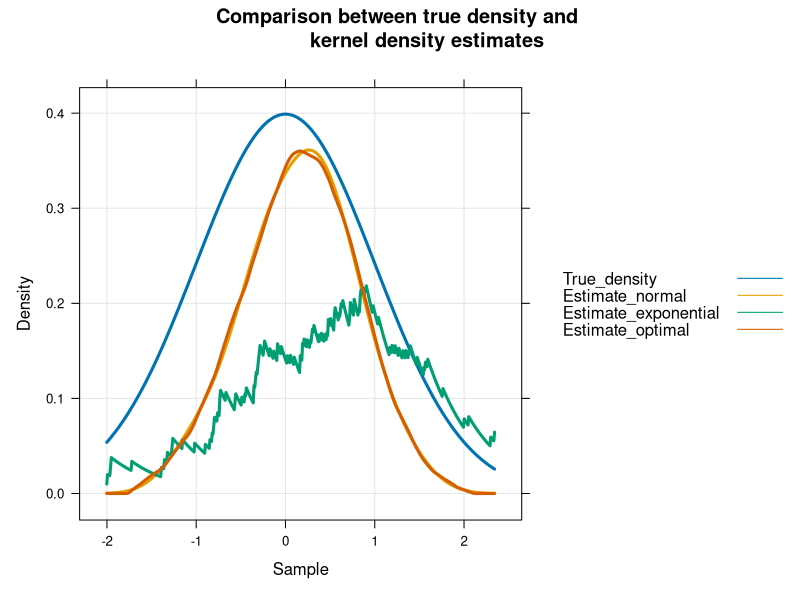
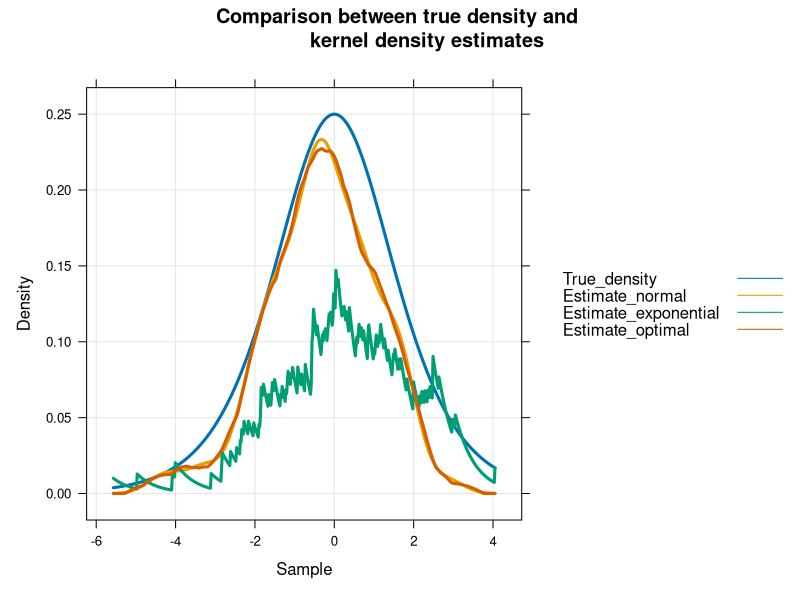

The R source for these figures, in order:
library(lattice)

`%c%` <- function(x, y) paste(x, y, sep = "")

#size: sample size
#h: bandwidth
kde=function(size, h, dist='norm')
{
  #create sampling and density functions
  rdist = get('r' %c% dist)
  ddist = get('d' %c% dist)
  #draw sample
  sample = rdist(size)
  #data points
  data.points = seq(min(sample),max(sample),length=512)
  #gausian kernel estimation
  Estimate_normal = density(sample,bw=h,kernel = "gaussian")$y
  #optimal kernel estimation
  Estimate_optimal = density(sample,bw=h,kernel = "epanechnikov")$y
  #exponential kernel estimation
  kexp = function(x,sample,h)
  {
    mean(dexp((x-sample)/h))
  }
  Estimate_exponential = sapply(data.points, function(x) kexp(x,sample,h))
  
  #true density
  True_density=ddist(data.points)
  
  xyplot(True_density + Estimate_normal + Estimate_exponential + Estimate_optimal ~ data.points,
         grid=TRUE, 
         auto.key = TRUE, main="Comparison between true density and 
         kernel density estimates", xlab="Sample", ylab="Density",type="l",lwd=3)
}

kde(100, 0.5)
kde(100, 0.5, 'logis')
